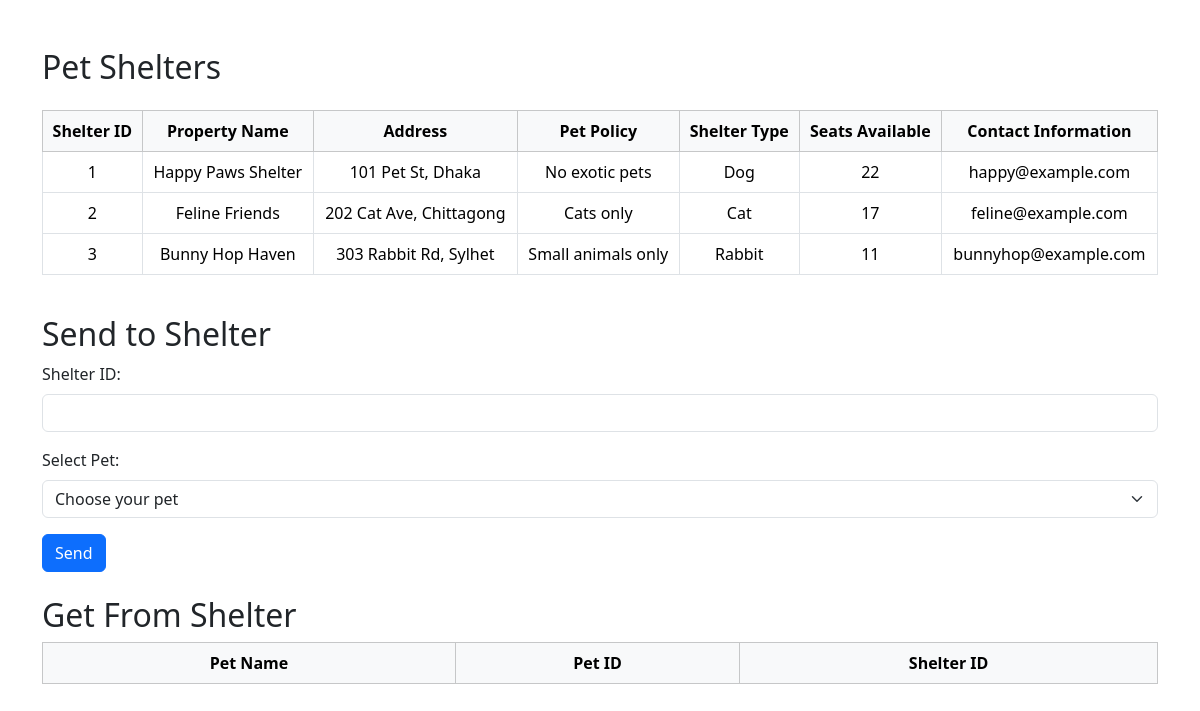
The app's page /pet_shelter.php (signed in) with its own data.
### tables this page shows
CREATE TABLE `petshelter` (
  `Listing_id` int(11) NOT NULL,
  `PropertyName` varchar(100) DEFAULT NULL,
  `Address` varchar(255) DEFAULT NULL,
  `PetPolicy` varchar(255) DEFAULT NULL,
  `ShelterType` varchar(50) DEFAULT NULL,
  `ShelterSeat` int(11) DEFAULT NULL,
  `ContactInformation` varchar(100) DEFAULT NULL
);

### pet_shelter.php (the view, shortened to what this page needs)
<?php
require('db.php');
$sql = "SELECT * FROM petshelter";
$result = $conn->query($sql);
?>
<!DOCTYPE html>
<html lang="en">
<head>
    <link rel="stylesheet" href="https://cdn.jsdelivr.net/npm/bootstrap@5.3.3/dist/css/bootstrap.min.css">
</head>
<body>
    <div class="container">
        <h2 class="mb-4">Pet Shelters</h2>
        <div class="table-responsive mb-4">
            <table class="table table-bordered table-hover">
                <thead class="table-light">
                    <tr>
                        <th>Shelter ID</th>
                        <th>Property Name</th>
                        <th>Address</th>
                        <th>Pet Policy</th>
                        <th>Shelter Type</th>
                        <th>Seats Available</th>
                        <th>Contact Information</th>
                    </tr>
                </thead>
                <tbody>
                    <?php while ($row = $result->fetch_assoc()): ?>
                    <tr>
                        <td><?php echo $row['Listing_id']; ?></td>
                        <td><?php echo $row['PropertyName']; ?></td>
                        <td><?php echo $row['Address']; ?></td>
                        <td><?php echo $row['PetPolicy']; ?></td>
                        <td><?php echo $row['ShelterType']; ?></td>
                        <td><?php echo $row['ShelterSeat']; ?></td>
                        <td><?php echo $row['ContactInformation']; ?></td>
                    </tr>
                    <?php endwhile; ?>
                </tbody>
            </table>
        </div>
        <div class="mb-4">
            <h2>Send to Shelter</h2>
            <form method="post" action="">
                <div class="mb-3">
                    <label for="shelter_id" class="form-label">Shelter ID:</label>
                    <input type="number" id="shelter_id" name="shelter_id" class="form-control" required>
                </div>
                <div class="mb-3">
                    <label for="pet_id" class="form-label">Select Pet:</label>
                    <select name="pet_id" id="pet_id" class="form-select" required>
                        <option value="">Choose your pet</option>
                    </select>
                </div>
                <button type="submit" name="send_to_shelter" class="btn btn-primary">Send</button>
            </form>
        </div>
        <div>
            <h2>Get From Shelter</h2>
            <div class="table-responsive">
                <table class="table table-bordered table-hover">
                    <thead class="table-light">
                        <tr>
                            <th>Pet Name</th>
                            <th>Pet ID</th>
                            <th>Shelter ID</th>
                        </tr>
                    </thead>
                </table>
            </div>
        </div>
    </div>
</body>
</html>

### pet_shelter.php (style rules this page uses)
.container { margin-top: 3rem; }
.table th, .table td { text-align: center; }

### records on screen
petshelter: Listing_id "1", PropertyName "Happy Paws Shelter", Address "101 Pet St, Dhaka", PetPolicy "No exotic pets", ShelterType "Dog", ShelterSeat "22", ContactInformation "happy@example.com"
petshelter: Listing_id "2", PropertyName "Feline Friends", Address "202 Cat Ave, Chittagong", PetPolicy "Cats only", ShelterType "Cat", ShelterSeat "17", ContactInformation "feline@example.com"
petshelter: Listing_id "3", PropertyName "Bunny Hop Haven", Address "303 Rabbit Rd, Sylhet", PetPolicy "Small animals only", ShelterType "Rabbit", ShelterSeat "11", ContactInformation "bunnyhop@example.com"
